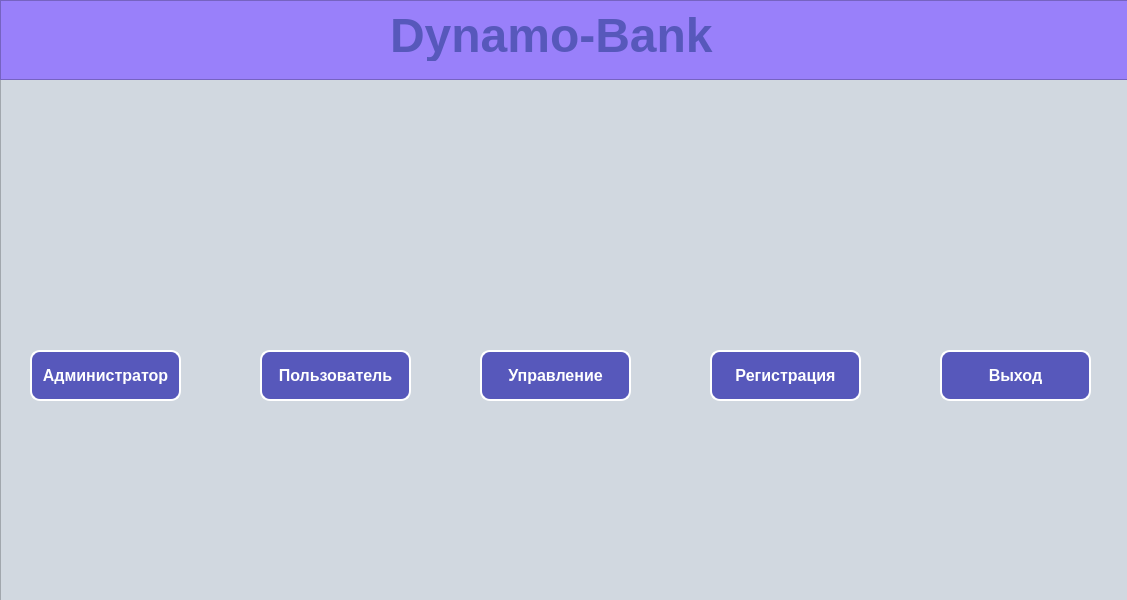
<?xml version="1.0" encoding="UTF-8"?>
<ui version="4.0">
 <class>MainWindow</class>
 <widget class="QMainWindow" name="MainWindow">
  <property name="geometry">
   <rect>
    <x>0</x>
    <y>0</y>
    <width>1127</width>
    <height>600</height>
   </rect>
  </property>
  <property name="windowTitle">
   <string>MainWindow</string>
  </property>
  <widget class="QWidget" name="centralwidget">
   <widget class="QFrame" name="frame">
    <property name="geometry">
     <rect>
      <x>0</x>
      <y>0</y>
      <width>1131</width>
      <height>601</height>
     </rect>
    </property>
    <property name="styleSheet">
     <string notr="true">background-color:#d1d8e0;</string>
    </property>
    <property name="frameShape">
     <enum>QFrame::StyledPanel</enum>
    </property>
    <property name="frameShadow">
     <enum>QFrame::Raised</enum>
    </property>
    <widget class="QFrame" name="frame_2">
     <property name="geometry">
      <rect>
       <x>0</x>
       <y>0</y>
       <width>1131</width>
       <height>80</height>
      </rect>
     </property>
     <property name="styleSheet">
      <string notr="true">background-color:#9980FA;
color:#009432;
text-align:center;</string>
     </property>
     <property name="frameShape">
      <enum>QFrame::StyledPanel</enum>
     </property>
     <property name="frameShadow">
      <enum>QFrame::Raised</enum>
     </property>
     <widget class="QLabel" name="label">
      <property name="geometry">
       <rect>
        <x>390</x>
        <y>10</y>
        <width>391</width>
        <height>51</height>
       </rect>
      </property>
      <property name="font">
       <font>
        <family>Tahoma</family>
        <pointsize>36</pointsize>
        <weight>75</weight>
        <bold>true</bold>
       </font>
      </property>
      <property name="styleSheet">
       <string notr="true">color:#5758BB;</string>
      </property>
      <property name="text">
       <string>Dynamo-Bank</string>
      </property>
     </widget>
    </widget>
    <widget class="QLabel" name="label_2">
     <property name="geometry">
      <rect>
       <x>350</x>
       <y>80</y>
       <width>461</width>
       <height>181</height>
      </rect>
     </property>
     <property name="text">
      <string/>
     </property>
     <property name="pixmap">
      <pixmap>imgonline-com-ua-Transparent-backgr-48tgqomMjDUEwY.png</pixmap>
     </property>
    </widget>
    <widget class="QPushButton" name="admin_login">
     <property name="geometry">
      <rect>
       <x>30</x>
       <y>350</y>
       <width>151</width>
       <height>51</height>
      </rect>
     </property>
     <property name="font">
      <font>
       <family>Tahoma</family>
       <pointsize>12</pointsize>
       <weight>75</weight>
       <bold>true</bold>
      </font>
     </property>
     <property name="styleSheet">
      <string notr="true">QPushButton{background-color:#5758BB;
color:white;
border: 2px solid white;
border-radius:10px;}
QPushButton:pressed{background-color:darkgreen;
color:white;
border: 2px solid white;
border-radius:10px;}</string>
     </property>
     <property name="text">
      <string>Администратор</string>
     </property>
    </widget>
    <widget class="QPushButton" name="user_login">
     <property name="geometry">
      <rect>
       <x>260</x>
       <y>350</y>
       <width>151</width>
       <height>51</height>
      </rect>
     </property>
     <property name="font">
      <font>
       <family>Tahoma</family>
       <pointsize>12</pointsize>
       <weight>75</weight>
       <bold>true</bold>
      </font>
     </property>
     <property name="styleSheet">
      <string notr="true">QPushButton{background-color:#5758BB;
color:white;
border: 2px solid white;
border-radius:10px;}
QPushButton:pressed{background-color:darkgreen;
color:white;
border: 2px solid white;
border-radius:10px;}</string>
     </property>
     <property name="text">
      <string>Пользователь</string>
     </property>
    </widget>
    <widget class="QPushButton" name="register_2">
     <property name="geometry">
      <rect>
       <x>710</x>
       <y>350</y>
       <width>151</width>
       <height>51</height>
      </rect>
     </property>
     <property name="font">
      <font>
       <family>Tahoma</family>
       <pointsize>12</pointsize>
       <weight>75</weight>
       <bold>true</bold>
      </font>
     </property>
     <property name="styleSheet">
      <string notr="true">QPushButton{background-color:#5758BB;
color:white;
border: 2px solid white;
border-radius:10px;}
QPushButton:pressed{background-color:darkgreen;
color:white;
border: 2px solid white;
border-radius:10px;}</string>
     </property>
     <property name="text">
      <string>Регистрация</string>
     </property>
    </widget>
    <widget class="QPushButton" name="exit">
     <property name="geometry">
      <rect>
       <x>940</x>
       <y>350</y>
       <width>151</width>
       <height>51</height>
      </rect>
     </property>
     <property name="font">
      <font>
       <family>Tahoma</family>
       <pointsize>12</pointsize>
       <weight>75</weight>
       <bold>true</bold>
      </font>
     </property>
     <property name="styleSheet">
      <string notr="true">QPushButton{background-color:#5758BB;
color:white;
border: 2px solid white;
border-radius:10px;}
QPushButton:pressed{background-color:darkgreen;
color:white;
border: 2px solid white;
border-radius:10px;}</string>
     </property>
     <property name="text">
      <string>Выход</string>
     </property>
    </widget>
    <widget class="QPushButton" name="babk_button">
     <property name="geometry">
      <rect>
       <x>480</x>
       <y>350</y>
       <width>151</width>
       <height>51</height>
      </rect>
     </property>
     <property name="font">
      <font>
       <family>Tahoma</family>
       <pointsize>12</pointsize>
       <weight>75</weight>
       <bold>true</bold>
      </font>
     </property>
     <property name="styleSheet">
      <string notr="true">QPushButton{background-color:#5758BB;
color:white;
border: 2px solid white;
border-radius:10px;}
QPushButton:pressed{background-color:darkgreen;
color:white;
border: 2px solid white;
border-radius:10px;}</string>
     </property>
     <property name="text">
      <string>Управление</string>
     </property>
    </widget>
   </widget>
  </widget>
 </widget>
 <resources/>
 <connections/>
</ui>
